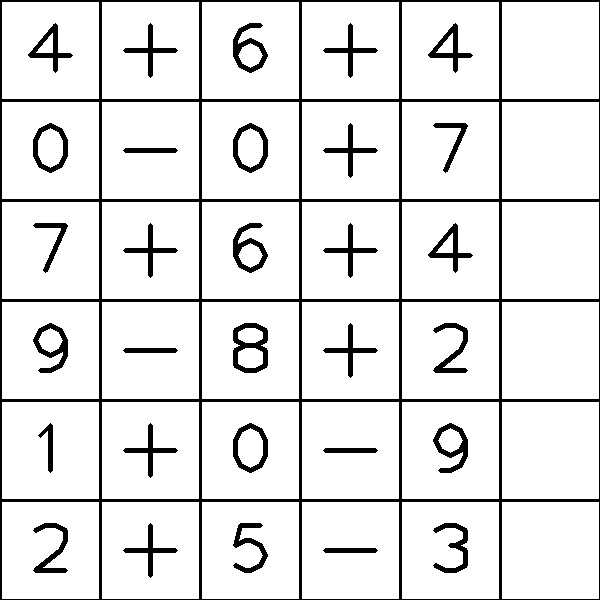
#> input picture Task1C_FinalTask/task1sets/task1_img_1.jpg, 600 x 600 px; its folder holds only this picture in this run
$ python task1-main.py 3   (Python 2 division)
#> lines starting #> are read from the running program, lines starting #| are printed output that depends on the picture
#> further down, img_rgb is the input picture: shape (600, 600, 3); min 0, max 255, mean 229
### Task1C_FinalTask/getCellVal.py
# -*- coding: utf-8 -*-
"""
**************************************************************************
*                  IMAGE PROCESSING (e-Yantra 2016)
*                  ================================
*  This software is intended to teach image processing concepts
*
*  MODULE: Task1C
*  Filename: getCellVal.py
*  Version: 1.0.0
*  Date: October 13, 2016
*
*  Author: Jayant Solanki, e-Yantra Project, Department of Computer Science
*  and Engineering, Indian Institute of Technology Bombay.
*
*  Software released under Creative Commons CC BY-NC-SA
*
*  For legal information refer to:
*        http://creativecommons.org/licenses/by-nc-sa/4.0/legalcode
*
*
*  This software is made available on an “AS IS WHERE IS BASIS”.
*  Licensee/end user indemnifies and will keep e-Yantra indemnified from
*  any and all claim(s) that emanate from the use of the Software or
*  breach of the terms of this agreement.
*
*  e-Yantra - An MHRD project under National Mission on Education using
*  ICT(NMEICT)
*
**************************************************************************
"""
# detectCellVal detects the numbers/operatorsm,
# perform respective expression evaluation
# and stores them into the grid_map
# detectCellVal(img,grid_map)

# Find the number/operators, perform the calculations and store the result into the grid_map
# Return the resultant grid_map
import cv2
import numpy as np

# short of time due To examinations hence please consider the tedious code, no time to optimize it.Thanks

## THIS CODE FIRST LOADS ALL THE IMAGES FROM THE DIGIT FOLDER AND READ THEM IN DIFFERENT MATRIX
## THEN WE CROPED THE SPECIFIC PART OF THE DEMO.JPG(BASICALLY A SUB-SQUARE) AND COMPARED IT WITH ALL THE MATRIX OF THE DIGIT FOLDER
## THE LIST X[ ] IS HELPING US TO FIND THE VALUE OF THE EXPRESSION
def detectCellVal(img_rgb,grid_map):
        img_rgb=cv2.cvtColor(img_rgb,cv2.COLOR_BGR2GRAY)
#> img_rgb: shape (600, 600)
        x=[0 for i in range(0,6)]

        img0= cv2.imread('digits\\0.jpg')
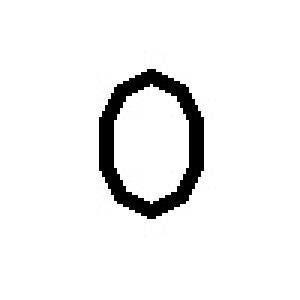
#> input picture Task1C_FinalTask/digits/0.jpg, 100 x 100 px, found by its file name (shown 3 times larger)
#> img0 is the input picture: shape (100, 100, 3); min 0, max 255, mean 239.9
        img_0=cv2.cvtColor(img0,cv2.COLOR_BGR2GRAY)
        img1= cv2.imread('digits\\1.jpg')
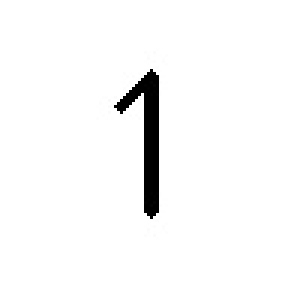
#> input picture Task1C_FinalTask/digits/1.jpg, 100 x 100 px, found by its file name (shown 3 times larger)
#> img1 is the input picture: shape (100, 100, 3); min 0, max 255, mean 247.8
        img_1=cv2.cvtColor(img1,cv2.COLOR_BGR2GRAY)
        img2= cv2.imread('digits\\2.jpg')
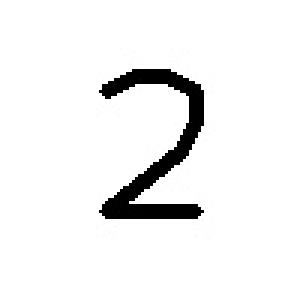
#> input picture Task1C_FinalTask/digits/2.jpg, 100 x 100 px, found by its file name (shown 3 times larger)
#> img2 is the input picture: shape (100, 100, 3); min 0, max 255, mean 240.2
        img_2=cv2.cvtColor(img2,cv2.COLOR_BGR2GRAY)
        img3= cv2.imread('digits\\3.jpg')
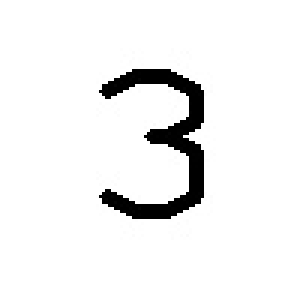
#> input picture Task1C_FinalTask/digits/3.jpg, 100 x 100 px, found by its file name (shown 3 times larger)
#> img3 is the input picture: shape (100, 100, 3); min 0, max 255, mean 240.1
        img_3=cv2.cvtColor(img3,cv2.COLOR_BGR2GRAY)
        img4= cv2.imread('digits\\4.jpg')                                                  ## loading all the images from the digit folder
#> (the run stopped early here; a loop or call above may not have finished)
